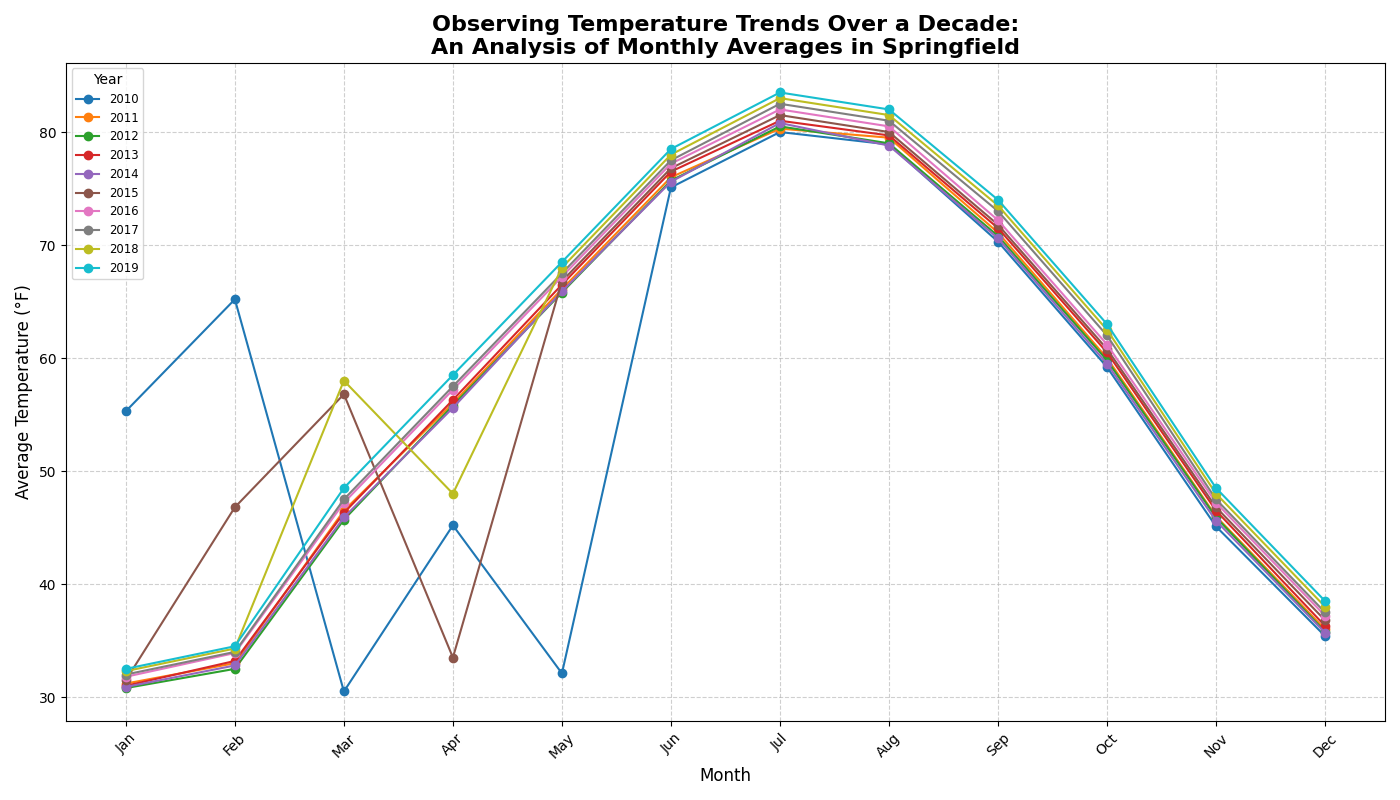

Recreate this plot in Python.
import matplotlib.pyplot as plt
import numpy as np

years = np.arange(2010, 2020)
months = range(1, 13)

# Manually shuffled data of monthly average temperatures for some years
temperature_data = [
    [55.3, 65.2, 30.5, 45.2, 32.1, 75.1, 80.0, 78.9, 70.3, 59.2, 45.1, 35.4], # 2010 shuffled
    [31.2, 33.0, 46.5, 56.0, 66.1, 76.0, 80.3, 79.5, 71.1, 60.0, 46.0, 36.0], # 2011
    [30.8, 32.5, 45.7, 55.8, 65.8, 75.7, 80.5, 79.0, 70.8, 59.8, 45.9, 35.8], # 2012
    [31.0, 33.2, 46.3, 56.3, 66.5, 76.5, 81.0, 79.7, 71.5, 60.5, 46.5, 36.3], # 2013
    [30.9, 32.8, 45.9, 55.6, 65.9, 75.6, 80.8, 78.8, 70.6, 59.5, 45.6, 35.7], # 2014
    [31.5, 46.8, 56.8, 33.5, 66.8, 76.8, 81.5, 80.0, 71.8, 60.8, 46.8, 36.8], # 2015 shuffled
    [31.8, 33.9, 47.2, 57.2, 67.2, 77.2, 82.0, 80.5, 72.2, 61.2, 47.2, 37.2], # 2016
    [32.0, 34.0, 47.5, 57.5, 67.5, 77.5, 82.5, 81.0, 73.0, 62.0, 47.5, 37.5], # 2017
    [32.3, 34.3, 58.0, 48.0, 68.0, 78.0, 83.0, 81.5, 73.5, 62.5, 48.0, 38.0], # 2018 shuffled
    [32.5, 34.5, 48.5, 58.5, 68.5, 78.5, 83.5, 82.0, 74.0, 63.0, 48.5, 38.5]  # 2019
]

temperature_data = np.array(temperature_data)

plt.figure(figsize=(14, 8))

for i, year in enumerate(years):
    plt.plot(months, temperature_data[i], marker='o', linestyle='-', label=str(year))

plt.title("Observing Temperature Trends Over a Decade:\nAn Analysis of Monthly Averages in Springfield", fontsize=16, fontweight='bold')
plt.xlabel("Month", fontsize=12)
plt.ylabel("Average Temperature (°F)", fontsize=12)
plt.xticks(months, ['Jan', 'Feb', 'Mar', 'Apr', 'May', 'Jun', 'Jul', 'Aug', 'Sep', 'Oct', 'Nov', 'Dec'], rotation=45)
plt.grid(True, linestyle='--', alpha=0.6)
plt.legend(title='Year', loc="upper left", fontsize='small')
plt.tight_layout()
plt.show()
